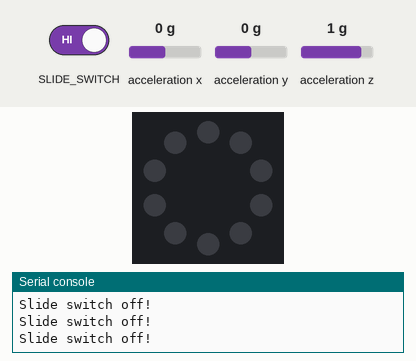
This program was run on a simulated Circuit Playground running CircuitPython. On the bench: the board's ring of 10 RGB LEDs (number 0 left of the top, counting anticlockwise), the last lines printed to the serial console. The inputs (shaded band) are chosen by the test bench; at power-on: acceleration x 0 g, acceleration y 0 g, acceleration z 1 g. Dim RGB values are drawn brighter than linear.

Above: at 1.2 s.
1.3 s: slide switch moved to the right
At 1.7 s:
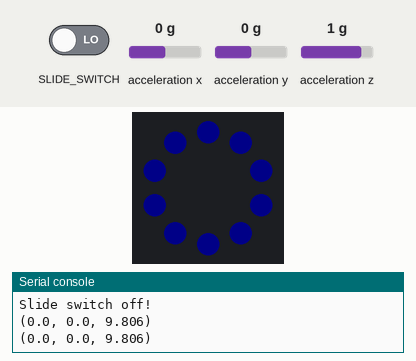
2.8 s: acceleration x set to -1.4 g
At 3.3 s:
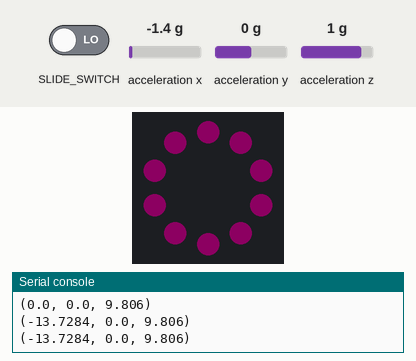
4.4 s: acceleration y set to -1.4 g
At 4.9 s:
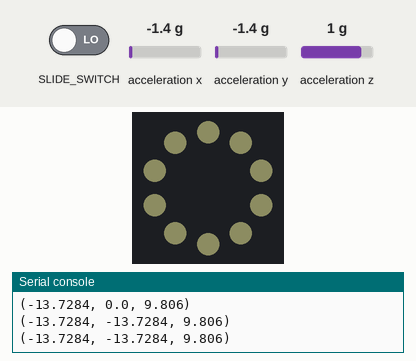
6.0 s: acceleration z set to 0 g
At 6.5 s:
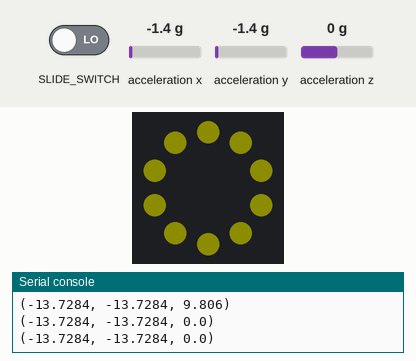
7.6 s: acceleration x set to 0 g
At 8.2 s:
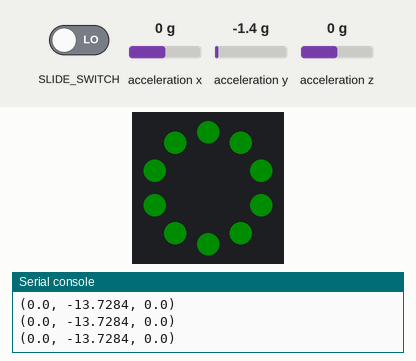
9.2 s: acceleration z set to -1.4 g
At 9.8 s:
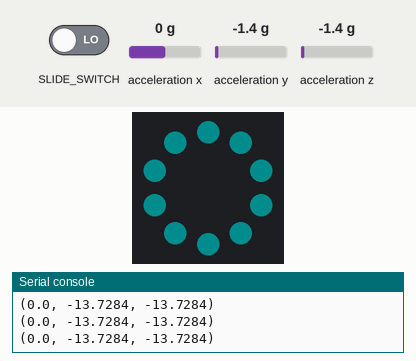
Timing chart, 0 to 11.8 s (numbered marks = the images above; inputs shaded):
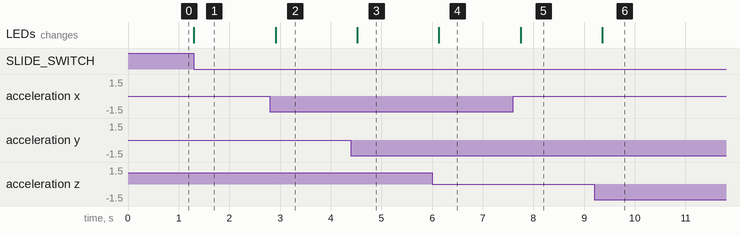

The program:

cpx_accel_neopixels.py
```python
from adafruit_circuitplayground.express import cpx
import time

# Main loop gets x, y and z axis acceleration, prints the values, and turns on
# red, green and blue, at levels related to the x, y and z values.
while True:
    if cpx.switch:
        print("Slide switch off!")
        cpx.pixels.fill((0, 0, 0))
        continue
    else:
        R = 0
        G = 0
        B = 0
        x, y, z = cpx.acceleration
        print((x, y, z))
        if x:
            R = R + abs(int(x))
        if y:
            G = G + abs(int(y))
        if z:
            B = B + abs(int(z))
        cpx.pixels.fill((R, G, B))
        time.sleep(0.2)
```

Measured:
- after the input at 1.3 s, the LEDs: change at once (image 1)
- after the input at 2.8 s, the LEDs: change after 0.11 s (image 2)
- after the input at 4.4 s, the LEDs: change after 0.12 s (image 3)
- after the input at 6.0 s, the LEDs: change after 0.13 s (image 4)
- after the input at 7.6 s, the LEDs: change after 0.15 s (image 5)
- after the input at 9.2 s, the LEDs: change after 0.16 s (image 6)
